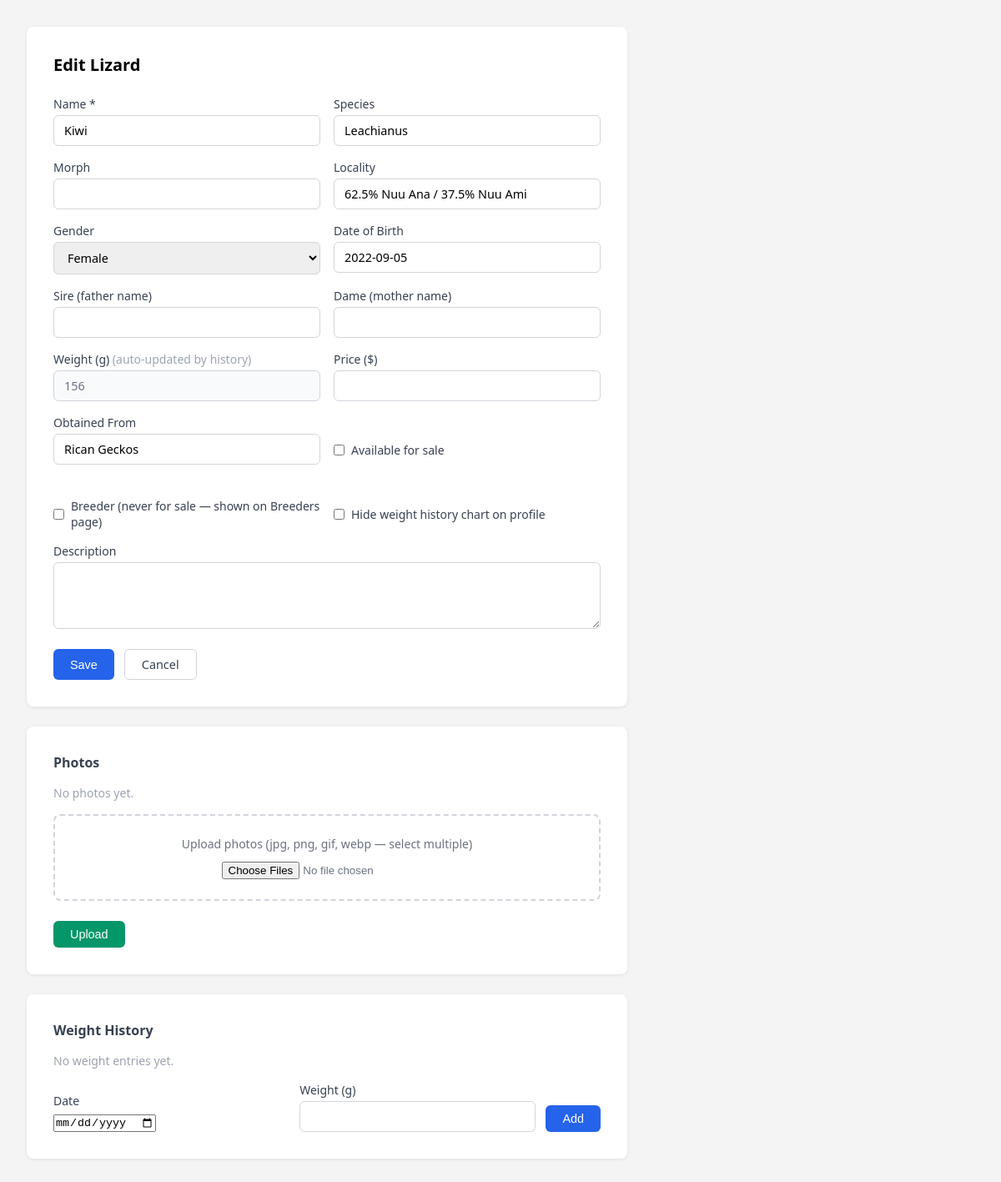
The app's page /admin/edit.php?id=1 (signed in) with its own data.
### tables this page shows
CREATE TABLE IF NOT EXISTS lizards (
  id             INT AUTO_INCREMENT PRIMARY KEY,
  name           VARCHAR(255)  NOT NULL DEFAULT '',
  species        VARCHAR(255)  NOT NULL DEFAULT '',
  morph          VARCHAR(255)  NOT NULL DEFAULT '',
  locality       VARCHAR(255)  NOT NULL DEFAULT '',
  gender         VARCHAR(50)   NOT NULL DEFAULT '',
  date_of_birth  VARCHAR(50)   NOT NULL DEFAULT '',
  sire           VARCHAR(255)  NOT NULL DEFAULT '',
  dame           VARCHAR(255)  NOT NULL DEFAULT '',
  weight_g       FLOAT                  DEFAULT NULL,
  price          FLOAT                  DEFAULT NULL,
  available             TINYINT(1)    NOT NULL DEFAULT 0,
  description           TEXT          NOT NULL DEFAULT '',
  photo                 VARCHAR(1000) NOT NULL DEFAULT '',
  obtained_from         VARCHAR(255)  NOT NULL DEFAULT '',
  is_breeder            TINYINT(1)    NOT NULL DEFAULT 0,
  hide_weight_history   TINYINT(1)    NOT NULL DEFAULT 0
);

### admin/edit.php (the view, shortened to what this page needs)
<?php
$pdo = new PDO(
    'mysql:host=' . DB_HOST . ';dbname=' . DB_NAME . ';charset=utf8mb4',
    DB_USER, DB_PASS,
    [PDO::ATTR_ERRMODE => PDO::ERRMODE_EXCEPTION]
);
$id     = isset($_GET['id']) ? (int)$_GET['id'] : null;
function getLizard(PDO $pdo, int $id): array|false {
    $s = $pdo->prepare('SELECT * FROM lizards WHERE id = ?');
    $s->execute([$id]);
    return $s->fetch(PDO::FETCH_ASSOC);
}
function getImages(PDO $pdo, int $id): array {
    $s = $pdo->prepare('SELECT * FROM lizard_images WHERE lizard_id = ? ORDER BY sort_order, id');
    $s->execute([$id]);
    return $s->fetchAll(PDO::FETCH_ASSOC);
}
function getWeights(PDO $pdo, int $id): array {
    $s = $pdo->prepare('SELECT id, weighed_on, weight_g FROM lizard_weights WHERE lizard_id = ? ORDER BY weighed_on ASC');
    $s->execute([$id]);
    return $s->fetchAll(PDO::FETCH_ASSOC);
}
$lizard = $id ? getLizard($pdo, $id) : null;
$images  = $id ? getImages($pdo, $id) : [];
$weights = $id ? getWeights($pdo, $id) : [];
$v     = $lizard ?? array_fill_keys(['name','species','morph','locality','gender','date_of_birth','sire','dame','weight_g','price','available','description','obtained_from'], '');
$title = $id ? 'Edit Lizard' : 'Add Lizard';
?>
<!DOCTYPE html>
<html lang="en">
<head>
</head>
<body>
<div class="card">
  <h1><?= $title ?></h1>
  <form method="post">
    <div class="grid">
      <div>
        <label for="name">Name *</label>
        <input type="text" id="name" name="name" value="<?= htmlspecialchars($v['name']) ?>" required>
      </div>
      <div>
        <label for="species">Species</label>
        <input type="text" id="species" name="species" value="<?= htmlspecialchars($v['species']) ?>">
      </div>
      <div>
        <label for="morph">Morph</label>
        <input type="text" id="morph" name="morph" value="<?= htmlspecialchars($v['morph']) ?>">
      </div>
      <div>
        <label for="locality">Locality</label>
        <input type="text" id="locality" name="locality" value="<?= htmlspecialchars($v['locality']) ?>">
      </div>
      <div>
        <label for="gender">Gender</label>
        <select id="gender" name="gender">
          <?php foreach (['Male','Female'] as $g): ?>
            <option value="<?= $g ?>" <?= $v['gender'] === $g ? 'selected' : '' ?>><?= $g ?></option>
          <?php endforeach; ?>
        </select>
      </div>
      <div>
        <label for="date_of_birth">Date of Birth</label>
        <input type="text" id="date_of_birth" name="date_of_birth" placeholder="e.g. 2023-04-15"
               value="<?= htmlspecialchars($v['date_of_birth']) ?>">
      </div>
      <div>
        <label for="sire">Sire (father name)</label>
        <input type="text" id="sire" name="sire" value="<?= htmlspecialchars($v['sire']) ?>">
      </div>
      <div>
        <label for="dame">Dame (mother name)</label>
        <input type="text" id="dame" name="dame" value="<?= htmlspecialchars($v['dame']) ?>">
      </div>
      <div>
        <label for="weight_g">Weight (g) <?= $id ? '<span style="font-weight:400;color:#9ca3af">(auto-updated by history)</span>' : '' ?></label>
        <input type="number" id="weight_g" name="weight_g" step="0.1"
               value="<?= $v['weight_g'] !== null && $v['weight_g'] !== '' ? htmlspecialchars((string)$v['weight_g']) : '' ?>"
               <?= $id ? 'readonly style="background:#f9fafb;color:#6b7280"' : '' ?>>
      </div>
      <div>
        <label for="price">Price ($)</label>
        <input type="number" id="price" name="price" step="0.01"
               value="<?= $v['price'] !== null && $v['price'] !== '' ? htmlspecialchars((string)$v['price']) : '' ?>">
      </div>
      <div>
        <label for="obtained_from">Obtained From</label>
        <input type="text" id="obtained_from" name="obtained_from" value="<?= htmlspecialchars($v['obtained_from']) ?>">
      </div>
      <div class="checkbox-row">
        <input type="checkbox" id="available" name="available" <?= $v['available'] ? 'checked' : '' ?>>
        <label for="available" style="margin:0">Available for sale</label>
      </div>
      <div class="checkbox-row">
        <input type="checkbox" id="is_breeder" name="is_breeder" <?= !empty($v['is_breeder']) ? 'checked' : '' ?>>
        <label for="is_breeder" style="margin:0">Breeder (never for sale — shown on Breeders page)</label>
      </div>
      <div class="checkbox-row">
        <input type="checkbox" id="hide_weight_history" name="hide_weight_history" <?= !empty($v['hide_weight_history']) ? 'checked' : '' ?>>
        <label for="hide_weight_history" style="margin:0">Hide weight history chart on profile</label>
      </div>
      <div class="full">
        <label for="description">Description</label>
        <textarea id="description" name="description"><?= htmlspecialchars($v['description']) ?></textarea>
      </div>
    </div>
    <div class="footer">
      <button type="submit" class="btn btn-primary">Save</button>
      <a href="index.php" class="btn btn-cancel">Cancel</a>
    </div>
  </form>
</div>
<?php if ($id): ?>
<div class="card">
  <h2>Photos</h2>
  <?php if (empty($images)): ?>
    <p class="empty-images">No photos yet.</p>
  <?php endif; ?>
  <form method="post" enctype="multipart/form-data"
        action="edit.php?id=<?= $id ?>&action=upload_image">
    <div class="upload-zone">
      <div>Upload photos (jpg, png, gif, webp — select multiple)</div>
      <input type="file" name="images[]" multiple accept="image/*">
    </div>
    <div class="footer">
      <button type="submit" class="btn btn-upload">Upload</button>
    </div>
  </form>
</div>
<?php else: ?>
<div class="card">
  <p class="note">Save the lizard first, then you can add photos.</p>
</div>
<?php endif; ?>
<?php if ($id): ?>
<div class="card">
  <h2>Weight History</h2>
  <?php if (empty($weights)): ?>
    <p class="empty-images">No weight entries yet.</p>
  <?php endif; ?>
  <form method="post" action="edit.php?id=<?= $id ?>&action=add_weight">
    <div class="weight-add">
      <div>
        <label>Date</label>
        <input type="date" name="weighed_on" required>
      </div>
      <div>
        <label>Weight (g)</label>
        <input type="number" name="weight_g" step="0.1" min="0.1" required>
      </div>
      <button type="submit" class="btn btn-primary">Add</button>
    </div>
  </form>
</div>
<?php else: ?>
<div class="card">
  <p class="note">Save the lizard first, then you can record weight history.</p>
</div>
<?php endif; ?>
</body>
</html>

### admin/edit.php (style rules this page uses)
*, *::before, *::after { box-sizing: border-box; margin: 0; padding: 0; }
body { font-family: system-ui, sans-serif; background: #f4f4f5; padding: 2rem; }
.card { background: #fff; border-radius: 8px; box-shadow: 0 1px 4px rgba(0,0,0,.08); padding: 2rem; max-width: 720px; margin-bottom: 1.5rem; }
h1 { font-size: 1.25rem; margin-bottom: 1.5rem; }
h2 { font-size: 1rem; margin-bottom: 1rem; color: #374151; }
.grid { display: grid; grid-template-columns: 1fr 1fr; gap: 1rem; }
.full { grid-column: 1 / -1; }
label { display: block; font-size: .875rem; font-weight: 500; margin-bottom: .25rem; color: #374151; }
input[type=text], input[type=number], select, textarea { display: block; width: 100%; padding: .5rem .75rem; border: 1px solid #d1d5db; border-radius: 6px; font-size: .9rem; font-family: inherit; }
textarea { resize: vertical; min-height: 80px; }
.checkbox-row { display: flex; align-items: center; gap: .5rem; padding-top: 1.5rem; }
.checkbox-row input { width: auto; }
.footer { display: flex; gap: .75rem; margin-top: 1.5rem; }
.btn { padding: .5rem 1.25rem; border-radius: 6px; font-size: .9rem; font-weight: 500; cursor: pointer; text-decoration: none; border: none; display: inline-block; }
.btn-primary { background: #2563eb; color: #fff; }
.btn-cancel { background: #fff; color: #374151; border: 1px solid #d1d5db; }
.btn-upload { background: #059669; color: #fff; }
.upload-zone { border: 2px dashed #d1d5db; border-radius: 8px; padding: 1.5rem; text-align: center; color: #6b7280; font-size: .875rem; }
.upload-zone input[type=file] { margin-top: .75rem; }
.empty-images { color: #9ca3af; font-size: .875rem; margin-bottom: 1rem; }
.weight-add { display: grid; grid-template-columns: 1fr 1fr auto; gap: .75rem; align-items: end; margin-top: 1rem; }

### records on screen
lizards: name "Kiwi", species "Leachianus", locality "62.5% Nuu Ana / 37.5% Nuu Ami", gender "Female", date_of_birth "2022-09-05", weight_g "156", obtained_from "Rican Geckos"

### other values on screen
$title "Edit Lizard"
